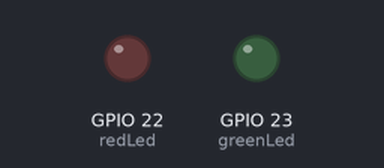
Simulated run of this program. Board: Raspberry Pi (BCM pin numbers). Shown: output pins drawn as LEDs (lit = HIGH).

Above: at 0.1 s.
At 7.1 s:
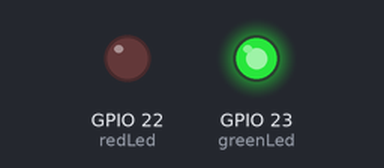
At 15.6 s:
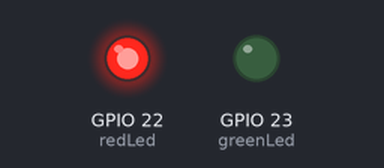
At 38.6 s:
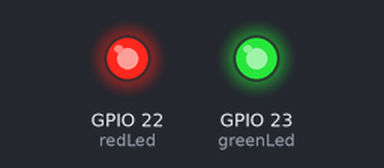
Timing chart, 0 to 40.0 s (numbered marks = the images above):
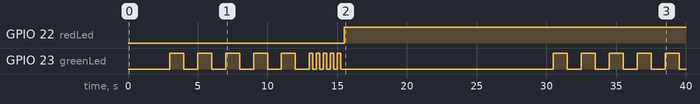

The program:

gpioLed.py
```python
import RPi.GPIO as GPIO             #import the gpio library
from time import sleep              #import time library


redLed=22     #what pin
greenLed=23
blinkTimes=[0,1,2,3,4]
button=17
inputButton=False
range(5)


GPIO.setmode(GPIO.BCM)              #set gpio mode BCM, not BOARD
GPIO.setup(greenLed, GPIO.OUT)     #make it an output
GPIO.setup(redLed, GPIO.OUT)     #make it an output
GPIO.setup(button, GPIO.IN, pull_up_down=GPIO.PUD_DOWN)

#GPIO.output(yellowLed, False)       #turn on(True) off(False)
#GPIO.cleanup()                      #reset the pins
#GPIO.setmode(GPIO.BCM)
#while True:
#    GPIO.output(yellowLed, True)
#    sleep(1)
#    GPIO.output(yellowLed, False)
#    sleep(1)

 #iterate list to blink variable
#for i in blinkTimes:
#    GPIO.output(yellowLed, True)
#    sleep(1)
#    GPIO.output(yellowLed, False)
#    sleep(1)
try:

    while True:
       # inputButton=GPIO.input(button)
        #if inputButton==True:
         #   print("Buttun pressed")
            sleep(3)

    #range example
            for i in range(5):
                GPIO.output(greenLed, True)
                sleep(1)
                GPIO.output(greenLed, False)
                sleep(1)
            for i in range(5):
                GPIO.output(greenLed, True)
                sleep(.25)
                GPIO.output(greenLed, False)
                sleep(.25)
            for i in range(3):
                GPIO.output(redLed, True)
                sleep(4)
    GPIO.output(redLed, False)
    sleep(.25)
except KeyboardInterrupt:
    print("Finished")
GPIO.cleanup()
```

Measured:
- by itself, GPIO 22 (redLed): LOW → HIGH at 15.5 s
- by itself, GPIO 23 (greenLed): goes 5 × (HIGH 1.0 s, LOW 1.0 s), 4 × (HIGH 0.25 s, LOW 0.25 s), HIGH 0.25 s, LOW 15.3 s, 4 × (HIGH 1.0 s, LOW 1.0 s), HIGH 1.0 s, then LOW
